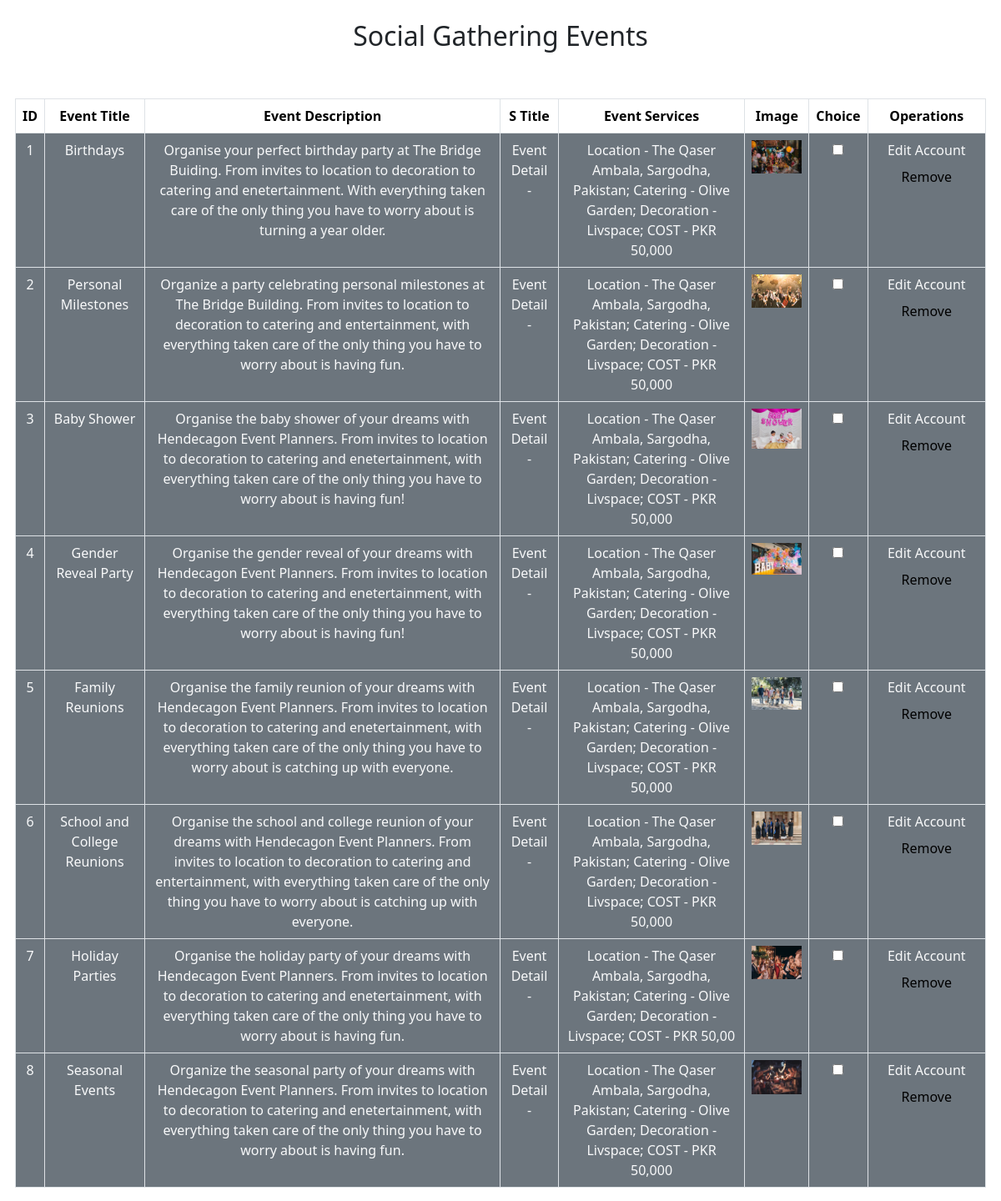
The page /gatherings/show_gatherings.php on the database its author committed.
### tables this page shows
CREATE TABLE `gatherings` (
  `gatherings_id` int(20) NOT NULL,
  `gatherings_title` text NOT NULL,
  `gatherings_description` text NOT NULL,
  `gatherings_image1` varchar(2555) NOT NULL,
  `gatherings_titlee` text NOT NULL,
  `gatherings_descriptionn` text NOT NULL
);

### gatherings/show_gatherings.php (the view, shortened to what this page needs)
<?php
include('connect.php');
$query="select * from gatherings";
$result =mysqli_query($con,$query);
?>
<!DOCTYPE html>
<html>
<head>
     <link rel="stylesheet" href="https://cdnjs.cloudflare.com/ajax/libs/font-awesome/4.7.0/css/font-awesome.min.css">
    <link href="https://cdn.jsdelivr.net/npm/bootstrap@5.3.2/dist/css/bootstrap.min.css" rel="stylesheet">
</head>
<body>
       <br> <div class="text-center">
            <h2>Social Gathering Events</h2>
        </div>
        <br><br>
<div class="container p-0 " >
    <form action="" method="post">
        <div class="row">
            <table class="table table-bordered text-center">
                <thead>
                    <tr>
                        <th>ID</th>
                        <th>Event Title</th>
                        <th>Event Description</th>
                        <th>S Title</th>
                        <th>Event Services</th>
                        <th>Image</th>
                        <th>Choice</th>
                        <th colspan='2'>Operations</th>
                    </tr>
                </thead>
                        <?php
                            while($row= mysqli_fetch_assoc($result))
                            {
                                $gatherings_id=$row['gatherings_id'];
                        ?>
                <tbody>
                    <tr>
                                <td  class="bg-secondary text-light"><?php echo $row['gatherings_id']; ?></td>
                                <td  class="bg-secondary text-light"><?php echo $row['gatherings_title']; ?></td>
                                <td  class="bg-secondary text-light"><?php echo $row['gatherings_description']; ?></td>
                                <td  class="bg-secondary text-light"><?php echo $row['gatherings_titlee']; ?></td>
                                <td  class="bg-secondary text-light"><?php echo $row['gatherings_descriptionn']; ?></td>
                                <td  class="bg-secondary text-light"><img src="./images/<?php echo $row['gatherings_image1'];?>" alt="" class="cart_imgs"></td>
                                <td class="bg-secondary text-light"><input type="checkbox" name="removeitem[]" value="<?php echo $gatherings_id ?>"></td>
                                <td class="bg-secondary text-light">
                                   <a class="nav-link text-light" aria-current="page" href="index2.php?edit_account=<?php echo $gatherings_id?>">Edit Account</a>
                                    <input type="submit" value="Remove" class="bg-secondary px-3 py-2 border-0 mx-3" name="remove_cart">
                                </td>
                                </tr>
                </tbody>
                            <?php
                            }
                        ?>
            </table>
        </div>
    </form>
</div>
    </body>
    </html>

### gatherings/show_gatherings.php (style rules this page uses)
.cart_imgs { width:60px; }

### rows shown on the page
gatherings: gatherings_id "1", gatherings_title "Birthdays", gatherings_description "Organise your perfect birthday party at The Bridge Buiding. From invites to location to decoration to catering and enetertainment. With everything taken care of the only thing you have to worry about is turning a year older.", gatherings_titlee "Event Detail -", gatherings_descriptionn "Location - The Qaser Ambala, Sargodha, Pakistan; Catering - Olive Garden; Decoration - Livspace; COST - PKR 50,000", gatherings_image1 (picture)
gatherings: gatherings_id "2", gatherings_title "Personal Milestones", gatherings_description "Organize a party celebrating personal milestones at The Bridge Building. From invites to location to decoration to catering and entertainment, with everything taken care of the only thing you have to worry about is having fun.", gatherings_titlee "Event Detail -", gatherings_descriptionn "Location - The Qaser Ambala, Sargodha, Pakistan; Catering - Olive Garden; Decoration - Livspace; COST - PKR 50,000", gatherings_image1 (picture)
gatherings: gatherings_id "3", gatherings_title "Baby Shower", gatherings_description "Organise the baby shower of your dreams with Hendecagon Event Planners. From invites to location to decoration to catering and enetertainment, with everything taken care of the only thing you have to worry about is having fun!", gatherings_titlee "Event Detail -", gatherings_descriptionn "Location - The Qaser Ambala, Sargodha, Pakistan; Catering - Olive Garden; Decoration - Livspace; COST - PKR 50,000", gatherings_image1 (picture)
gatherings: gatherings_id "4", gatherings_title "Gender Reveal Party", gatherings_description "Organise the gender reveal of your dreams with Hendecagon Event Planners. From invites to location to decoration to catering and enetertainment, with everything taken care of the only thing you have to worry about is having fun!", gatherings_titlee "Event Detail -", gatherings_descriptionn "Location - The Qaser Ambala, Sargodha, Pakistan; Catering - Olive Garden; Decoration - Livspace; COST - PKR 50,000", gatherings_image1 (picture)
gatherings: gatherings_id "5", gatherings_title "Family Reunions", gatherings_description "Organise the family reunion of your dreams with Hendecagon Event Planners. From invites to location to decoration to catering and enetertainment, with everything taken care of the only thing you have to worry about is catching up with everyone.", gatherings_titlee "Event Detail -", gatherings_descriptionn "Location - The Qaser Ambala, Sargodha, Pakistan; Catering - Olive Garden; Decoration - Livspace; COST - PKR 50,000", gatherings_image1 (picture)
gatherings: gatherings_id "6", gatherings_title "School and College Reunions", gatherings_description "Organise the school and college reunion of your dreams with Hendecagon Event Planners. From invites to location to decoration to catering and entertainment, with everything taken care of the only thing you have to worry about is catching up with everyone.", gatherings_titlee "Event Detail -", gatherings_descriptionn "Location - The Qaser Ambala, Sargodha, Pakistan; Catering - Olive Garden; Decoration - Livspace; COST - PKR 50,000", gatherings_image1 (picture)
gatherings: gatherings_id "7", gatherings_title "Holiday Parties", gatherings_description "Organise the holiday party of your dreams with Hendecagon Event Planners. From invites to location to decoration to catering and enetertainment, with everything taken care of the only thing you have to worry about is having fun.", gatherings_titlee "Event Detail -", gatherings_descriptionn "Location - The Qaser Ambala, Sargodha, Pakistan; Catering - Olive Garden; Decoration - Livspace; COST - PKR 50,00", gatherings_image1 (picture)
gatherings: gatherings_id "8", gatherings_title "Seasonal Events", gatherings_description "Organize the seasonal party of your dreams with Hendecagon Event Planners. From invites to location to decoration to catering and enetertainment, with everything taken care of the only thing you have to worry about is having fun.", gatherings_titlee "Event Detail -", gatherings_descriptionn "Location - The Qaser Ambala, Sargodha, Pakistan; Catering - Olive Garden; Decoration - Livspace; COST - PKR 50,000", gatherings_image1 (picture)
